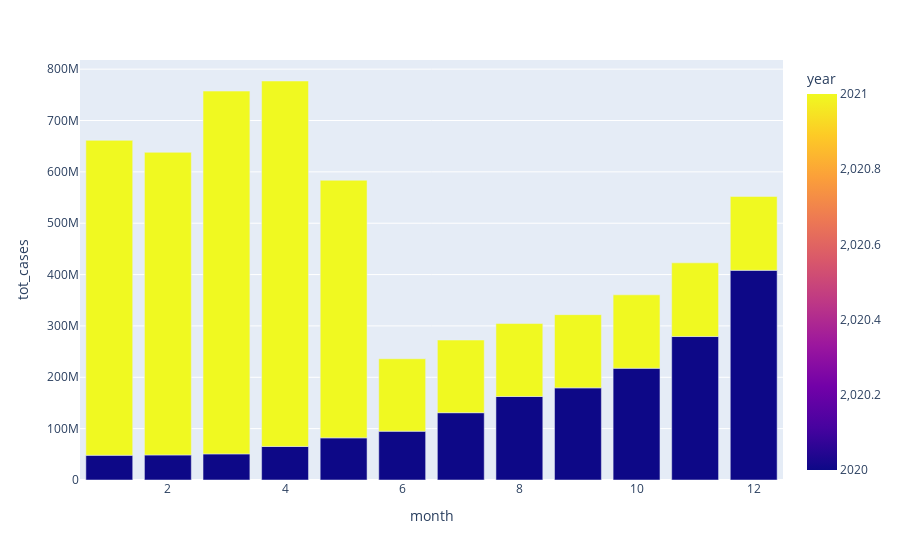

The notebook cell saved with this chart:
### Code cell
codf['month'] = codf.date.dt.month
cov_eda_2020 = codf[codf.date.dt.year == 2020].groupby('month').sum()
cov_eda_2020['year'],cov_eda_2020['month'] = 2020,cov_eda_2020.index
cov_eda_2021 = codf[codf.date.dt.year == 2021].groupby('month').sum()
cov_eda_2021['year'],cov_eda_2021['month'] =2021,cov_eda_2021.index
cov_eda = pd.concat([cov_eda_2020,cov_eda_2021])
px.bar(cov_eda,x='month',y='tot_cases',color = 'year')

### Figure 1 — Plotly figure (JSON) as saved in the notebook; plotly's stock layout.template omitted (floating-point values rounded to 4 significant figures)
{"data": [{"alignmentgroup": "True", "hovertemplate": "month=%{x}<br>tot_cases=%{y}<br>year=%{marker.color}<extra></extra>", "legendgroup": "", "marker": {"color": [2020, 2020, 2020, 2020, 2020, 2020, 2020, 2020, 2020, 2020, 2020, 2020, 2021, 2021, 2021, 2021, 2021, 2021, 2021, 2021, 2021, 2021, 2021, 2021], "coloraxis": "coloraxis", "pattern": {"shape": ""}}, "name": "", "offsetgroup": "", "orientation": "v", "showlegend": false, "textposition": "auto", "type": "bar", "x": [1, 2, 3, 4, 5, 6, 7, 8, 9, 10, 11, 12, 1, 2, 3, 4, 5, 6, 7, 8, 9, 10, 11, 12], "xaxis": "x", "y": [48158141, 48759043, 50813289, 65308092, 82046593, 95013295, 131025943, 162577178, 179404309, 217601048, 279369467, 408239794, 613235568, 589294357, 706456782, 711616693, 501642564, 141018968, 141545073, 142084879, 142557308, 142982515, 143428665, 143901077], "yaxis": "y"}], "layout": {"autosize": true, "barmode": "relative", "coloraxis": {"colorbar": {"title": {"text": "year"}}, "colorscale": [[0, "#0d0887"], [0.1111, "#46039f"], [0.2222, "#7201a8"], [0.3333, "#9c179e"], [0.4444, "#bd3786"], [0.5556, "#d8576b"], [0.6667, "#ed7953"], [0.7778, "#fb9f3a"], [0.8889, "#fdca26"], [1, "#f0f921"]]}, "legend": {"tracegroupgap": 0}, "margin": {"t": 60}, "xaxis": {"anchor": "y", "autorange": true, "domain": [0, 1], "range": [0.5, 12.5], "title": {"text": "month"}, "type": "linear"}, "yaxis": {"anchor": "x", "autorange": true, "domain": [0, 1], "range": [0, 817800000.0], "title": {"text": "tot_cases"}, "type": "linear"}}}
